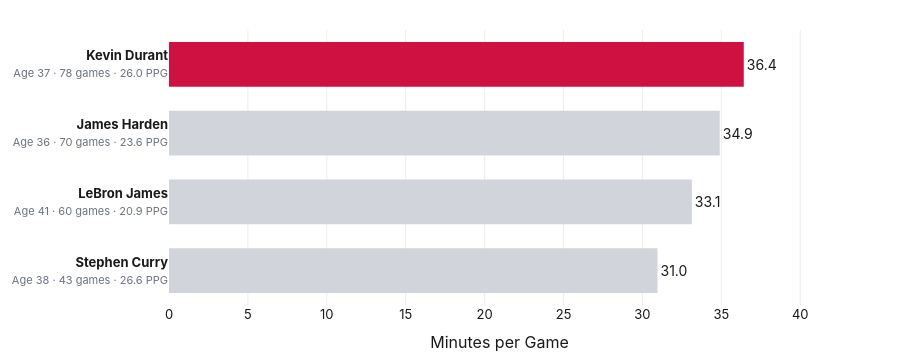

This figure's notebook cell:
### Code cell
# ============================================================
# Section 03c: KD vs aging stars — minutes comparison
# ============================================================
import plotly.graph_objects as go

# Sort by minutes per game, ascending so highest is on top
players_sorted = sorted(COMPARISON_PLAYERS, key=lambda p: p["min_per_game"])

names = [p["name"] for p in players_sorted]
mins = [p["min_per_game"] for p in players_sorted]
ages = [p["age"] for p in players_sorted]
games = [p["games"] for p in players_sorted]
ppgs = [p["pts_per_game"] for p in players_sorted]

# Color KD's bar red, others gray
colors = [
    "#CE1141" if p["name"] == "Kevin Durant" else "#D1D5DB"
    for p in players_sorted
]

# Labels: "[Name], age X, Y games, Z ppg"
labels = [
    f"<b>{p['name']}</b><br><span style='font-size:11px;color:#6B7280'>Age {p['age']} · {p['games']} games · {p['pts_per_game']:.1f} PPG</span>"
    for p in players_sorted
]

fig = go.Figure()

fig.add_trace(go.Bar(
    x=mins,
    y=labels,
    orientation="h",
    marker=dict(color=colors, line=dict(width=0)),
    text=[f"{m:.1f}" for m in mins],
    textposition="outside",
    textfont=dict(size=14, family="Inter, sans-serif", color="#1A1A1A"),
    hoverinfo="skip",
    cliponaxis=False,
))

fig.update_layout(
    height=360,
    paper_bgcolor="white",
    plot_bgcolor="white",
    font=dict(family="Inter, sans-serif", color="#1A1A1A", size=13),
    margin=dict(l=20, r=70, t=30, b=50),
    showlegend=False,
    xaxis=dict(
        title="Minutes per Game",
        zeroline=False,
        gridcolor="#F0EDE5",
        range=[0, max(mins) * 1.15],
    ),
    yaxis=dict(
        showgrid=False,
        zeroline=False,
        tickfont=dict(size=13),
    ),
    bargap=0.35,
)

plotly_html = fig.to_html(include_plotlyjs='cdn', full_html=True, config={'displayModeBar': False})

wrapper = """<!DOCTYPE html>
<html lang="en"><head>
<meta charset="UTF-8"><title>KD vs Aging Stars</title>
<link rel="preconnect" href="https://fonts.googleapis.com">
<link rel="preconnect" href="https://fonts.gstatic.com" crossorigin>
<link href="https://fonts.googleapis.com/css2?family=Fraunces:opsz,wght@9..144,600&family=Inter:wght@400;500;600&family=JetBrains+Mono:wght@500&display=swap" rel="stylesheet">
<style>
  * { box-sizing: border-box; margin: 0; padding: 0; }
  body { font-family: 'Inter', sans-serif; background: #FAFAF7; color: #1A1A1A; padding: 60px 40px; }
  .wrapper { max-width: 1100px; margin: 0 auto; }
  .table-label { font-family: 'JetBrains Mono', monospace; font-size: 11px; letter-spacing: 0.15em; text-transform: uppercase; color: #CE1141; margin-bottom: 8px; }
  h2 { font-family: 'Fraunces', Georgia, serif; font-size: 26px; font-weight: 600; letter-spacing: -0.015em; margin-bottom: 8px; }
  .subtitle { color: #6B7280; font-size: 15px; margin-bottom: 24px; }
  .chart-frame { background: white; border-radius: 8px; padding: 16px 8px; box-shadow: 0 1px 3px rgba(0,0,0,0.04), 0 1px 2px rgba(0,0,0,0.06); }
  .footnote { color: #6B7280; font-size: 12px; margin-top: 14px; font-style: italic; }
</style></head>
<body>
<div class="wrapper">
  <div class="table-label">KD Reliance, Section 03</div>
  <h2>The Aging Star, Doing the Most</h2>
  <p class="subtitle">Among the league's other aging superstars, none carried a heavier load than Kevin Durant.</p>
  <div class="chart-frame">__CHART__</div>
  <p class="footnote">2025-26 regular season averages. Minutes per game, with age and total games played for context.</p>
</div>
</body></html>"""

import re
chart_div = re.search(r'<body>(.*?)</body>', plotly_html, re.DOTALL).group(1)
final = wrapper.replace("__CHART__", chart_div)

with open(ASSETS_DIR / "03c_kd_vs_stars.html", "w") as f:
    f.write(final)

print(f"Saved: {ASSETS_DIR / '03c_kd_vs_stars.html'}")
fig.show()

### Figure 1 — Plotly figure (JSON) as saved in the notebook; plotly's stock layout.template omitted (floating-point values rounded to 4 significant figures)
{"data": [{"cliponaxis": false, "hoverinfo": "skip", "marker": {"color": ["#D1D5DB", "#D1D5DB", "#D1D5DB", "#CE1141"], "line": {"width": 0}}, "orientation": "h", "text": ["31.0", "33.1", "34.9", "36.4"], "textfont": {"color": "#1A1A1A", "family": "Inter, sans-serif", "size": 14}, "textposition": "outside", "type": "bar", "x": [30.95, 33.13, 34.9, 36.42], "y": ["<b>Stephen Curry</b><br><span style='font-size:11px;color:#6B7280'>Age 38 · 43 games · 26.6 PPG</span>", "<b>LeBron James</b><br><span style='font-size:11px;color:#6B7280'>Age 41 · 60 games · 20.9 PPG</span>", "<b>James Harden</b><br><span style='font-size:11px;color:#6B7280'>Age 36 · 70 games · 23.6 PPG</span>", "<b>Kevin Durant</b><br><span style='font-size:11px;color:#6B7280'>Age 37 · 78 games · 26.0 PPG</span>"]}], "layout": {"bargap": 0.35, "font": {"color": "#1A1A1A", "family": "Inter, sans-serif", "size": 13}, "height": 360, "margin": {"b": 50, "l": 20, "r": 70, "t": 30}, "paper_bgcolor": "white", "plot_bgcolor": "white", "showlegend": false, "xaxis": {"gridcolor": "#F0EDE5", "range": [0, 41.89], "title": {"text": "Minutes per Game"}, "zeroline": false}, "yaxis": {"showgrid": false, "tickfont": {"size": 13}, "zeroline": false}}}
